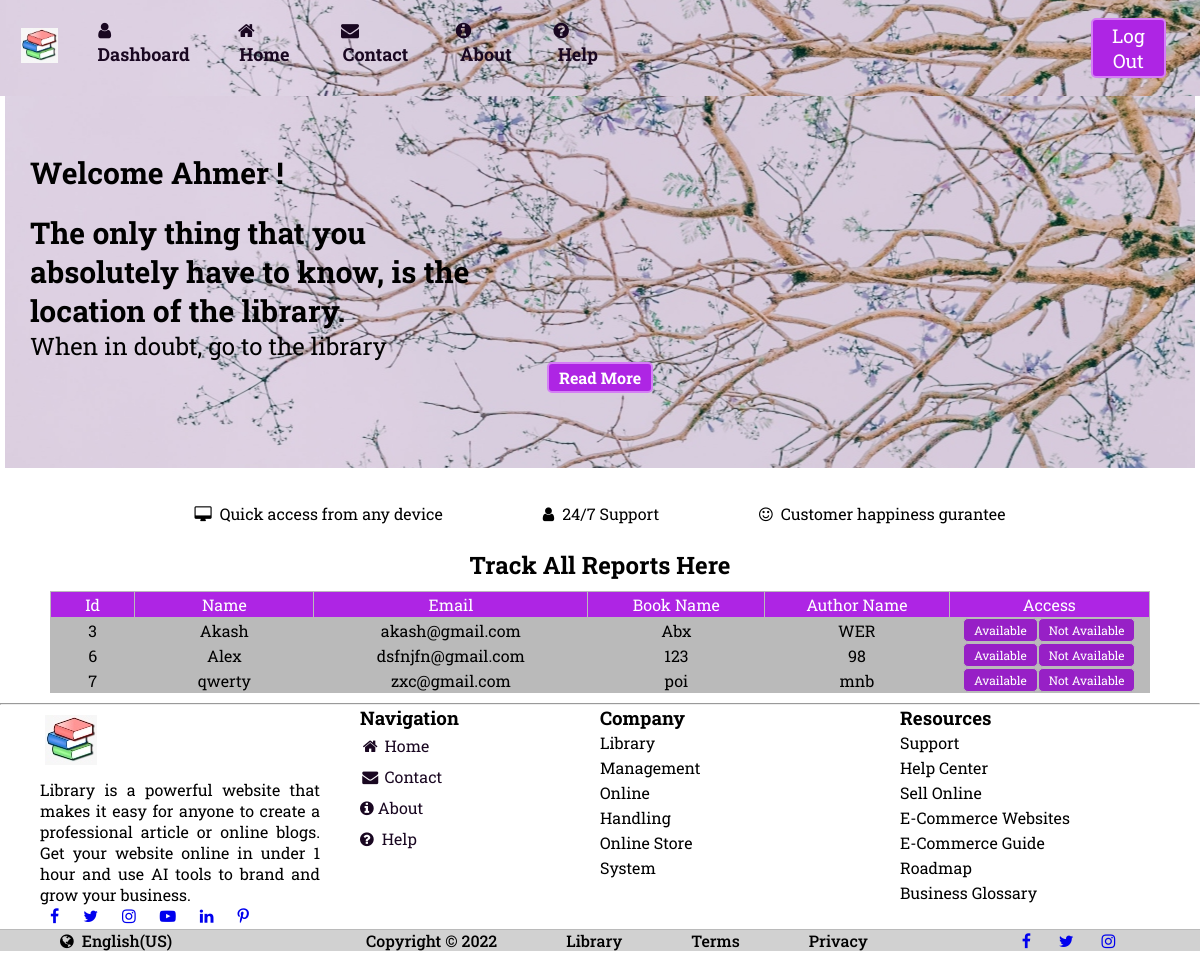
Page /trackrequests.php (signed in) on the committed database.
### tables this page shows
CREATE TABLE `request` (
  `id` int(11) NOT NULL,
  `name` varchar(100) NOT NULL,
  `email` varchar(50) NOT NULL,
  `bookname` varchar(200) NOT NULL,
  `authorname` varchar(200) NOT NULL,
  `status` tinyint(1) NOT NULL
);

### trackrequests.php (the view, shortened to what this page needs)
<?php
    include("db.php");
?>
<!DOCTYPE html>
<html lang="en">
<head>
    <link rel="stylesheet" href="css/project-style.css">
    <link rel="stylesheet" href="https://cdnjs.cloudflare.com/ajax/libs/font-awesome/4.7.0/css/font-awesome.min.css">
</head>
<body>
    <nav class="navbar fixed-top">
        <div class="container">
            <a class="navbar-logo" href="index.php"><img src="img/LMS logo small.jpg" alt="Logo" width="75%" height="75%"></a>
            <ul class="navbar-nav">
                <li class="nav-item active"><a class="nav-link" href="librarian.php"><i class="fa fa-fw fa-user"></i>&nbsp;Dashboard</a></li>
                <li class="nav-item active"><a class="nav-link" href="index.php"><i class="fa fa-fw fa-home"></i>&nbsp;Home</a></li>
                <li class="nav-item"><a class="nav-link" href=""><i class="fa fa-fw fa-envelope"></i>&nbsp;Contact</a></li>
                <li class="nav-item"><a class="nav-link" href=""><i class="fa fa-info-circle" aria-hidden="true"></i>&nbsp;About</a></li>
                <li class="nav-item"><a class="nav-link" href=""><i class="fa fa-question-circle" aria-hidden="true"></i>&nbsp;Help</a></li>
                <li class="nav-item topnav-right" id="account-btn-1">
                    <a class="nav-link" href="logout.php"><button class="btn nav-btn">Log Out</button></a>
                </li>
            </ul>
        </div>
    </nav>
    <header class="jumbotron">
        <div class="jumbotron-row">
            <div class="container">
                <h3>Welcome <?php echo $_SESSION['firstName']; ?> !</h3><br>
                <h3>The only thing that you absolutely have to know, is the location of the library.</h3>
                <p>When in doubt, go to the library</p>
            </div>
        </div>
        <div class="jumbotron-btn">
            <a href="#search-book" type="button" class=""> Read More</a>
        </div>
    </header>
    <div class="container body">
        <div class="container-header">
            <span><i class="fa fa-desktop" aria-hidden="true"></i>&nbsp; Quick access from any device </span>
            <span><i class="fa fa-user" aria-hidden="true"></i>&nbsp; 24/7 Support</span>
            <span><i class="fa fa-smile-o" aria-hidden="true"></i>&nbsp; Customer happiness gurantee</span>
        </div>
        <div class="records">
            <h2>Track All Reports Here</h2>
            <table>
                <tr>
                    <th>Id</th>
                    <th>Name</th>
                    <th>Email</th>
                    <th>Book Name</th>
                    <th>Author Name</th>
                    <th>Access</th>
                </tr>
                    <?php
                        $sql = " Select * from request";
                        $result = $conn->query($sql);
                        while ($row = $result->fetch_assoc())
                        {
                            echo "<tr><td> ". $row['id'] . "</td>" ;
                            echo "<td> ". $row['name'] . "</td>" ;
                            echo "<td> ". $row['email'] . "</td>" ;
                            echo "<td> ". $row['bookname'] . "</td>" ;
                            echo "<td> ". $row['authorname'] . "</td>" ;
                            echo "<td> <button type='submit'><a href='update.php?status=1&&id=". $row['id'] . "'>Available</a></button>" ;
                            echo "<button type='submit'><a href='update.php?status=0&&id=". $row['id'] . "'>Not Available</a></button></td>" ;
                    ?>
                <?php echo "</tr>"; } ?>
            </table>
        </div>
    </div>
    <?php
        include("footer.php");
    ?>
</body>
</html>

### css/project-style.css (style rules this page uses)
* { font-family: 'Roboto Slab', serif; margin: 0; padding: 0; }
.container { width: 100%; height: 100%; padding: 0 0; }
nav, header { content: ""; background: url(../img/header.jpg) center no-repeat; }
.navbar { padding: 8px 16px; box-sizing: border-box; align-items: center; justify-content: space-between; }
.navbar .container { display: flex; align-items: center; }
.navbar-logo { display: inline-block; padding-top: 5px; padding-bottom: 5px; margin: 5px; }
.navbar-nav { display: inline-flex; flex-direction: row; padding-left: 0; margin: 0; list-style: none; }
.topnav-right { margin-left: 550px; }
.nav-link { display: block; padding: 8px 16px; text-decoration: none; color: #190721; font-weight: bold; cursor: pointer; }
.nav-link button { background-color: #ae25e4; color: #fff; border: #d47ff5 solid 2px; border-radius: 5px; cursor: pointer; }
@media (min-width: 1200px) { .navbar { font-size: 18px; } }
@media (min-width: 1200px) { .nav-link { padding: 10px 18px; } }
@media (min-width: 1200px) { .nav-link button { font-size: 19px; padding: 3px 7px; } }
@media (min-width: 1200px) { .topnav-right { margin-left: 450px; } }
.jumbotron { margin: 78px 5px 30px 5px; padding: 75px 25px; }
.jumbotron-row { display: grid; grid-template-columns: 40% 55%; }
.jumbotron .container h3 { font-size: 30px; font-weight: bold; }
.jumbotron .container p { font-size: 24px; }
.jumbotron-btn { display: flex; flex-direction: row; justify-content: center; cursor: pointer; }
.jumbotron-btn a { background-color: #ae25e4; color: #fff; font-weight: bold; border: #d47ff5 solid 2px; border-radius: 5px; padding: 3px 10px; text-decoration: none; }
.body .container-header { display: flex; flex-direction: row; justify-content: center; margin: 20px; }
.body .container-header span { padding: 5px 50px; }
.records h2 { text-align: center; }
.records table, th, td { border: 1px solid #bababa; border-collapse: collapse; text-align: center; }
.records table { margin: 10px 50px; }
.records th { width: 2%; padding: 2px 3px; background-color: #ae25e4; color: #fff; font-weight: normal; }
.records th:nth-child(1) { width: 1%; background-color: #ae25e4; color: #fff; font-weight: normal; }
.records td { background-color: #bababa; color: #000; font-weight: normal; }
.records table tr td button { background-color: #9720c6; color: #fff; border: #bababa solid 1px; border-radius: 5px; font-size: 12px; padding: 3px 10px; cursor: pointer; }
.records table tr td button a { text-decoration: none; color: #fff; }
.fixed-top { position: fixed; top: 0; right: 0; left: 0; z-index: 1030; }

### rows in the picture
request: id "3", name "Akash", email "akash@gmail.com", bookname "Abx", authorname "WER"
request: id "6", name "Alex", email "dsfnjfn@gmail.com", bookname "123", authorname "98"
request: id "7", name "qwerty", email "zxc@gmail.com", bookname "poi", authorname "mnb"

### other values in the picture
$_SESSION['firstName'] "Ahmer"
